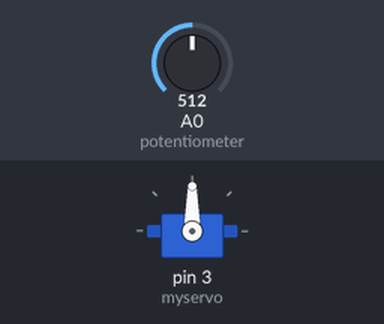
Bench run of a sketch on a simulated Arduino Uno, built with avr-gcc and run on an emulated ATmega328P. Parts: servo. The test bench sets the inputs (shaded band); at power-on: A0 (potentiometer) = 512.

Above: at 1.2 s.
1.3 s: A0 (potentiometer) set to 716
At 2.2 s:
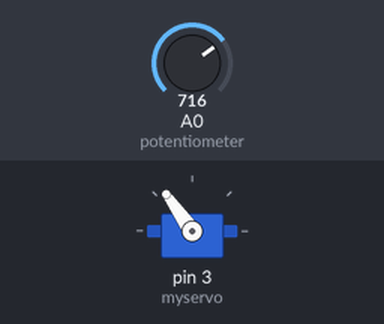
2.8 s: A0 (potentiometer) set to 900
At 3.4 s:
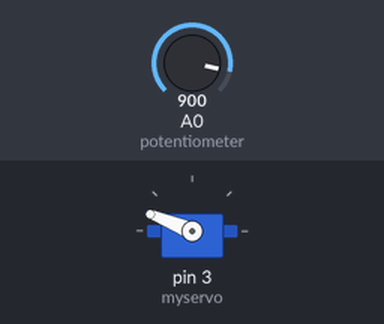
4.3 s: A0 (potentiometer) set to 1023
At 5.5 s:
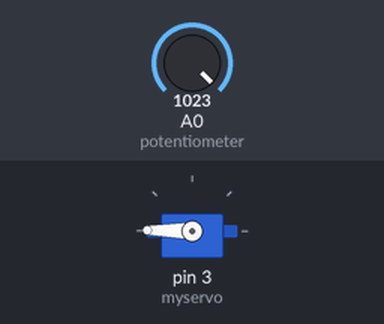
5.8 s: A0 (potentiometer) set to 306
At 6.8 s:
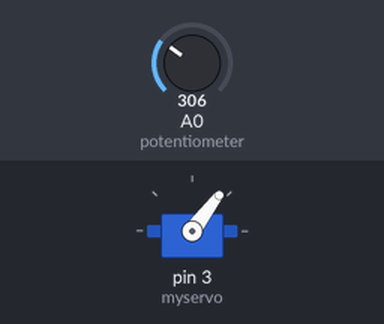
7.3 s: A0 (potentiometer) set to 122
At 8.0 s:
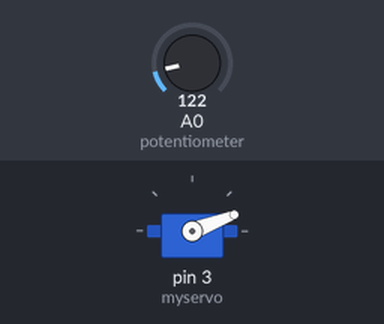
Timing chart, 0 to 9.8 s (numbered marks = the images above; inputs shaded):
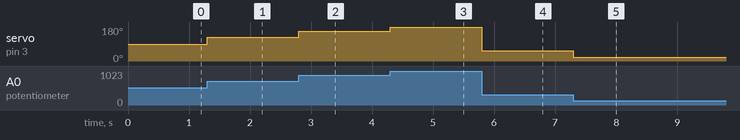

Measured:
- after the input at 1.3 s, servo on pin 3 (myservo): 90° → 125° at once
- after the input at 2.8 s, servo on pin 3 (myservo): 125° → 158° at once
- after the input at 4.3 s, servo on pin 3 (myservo): 158° → 179° at once
- after the input at 5.8 s, servo on pin 3 (myservo): 179° → 53° at once
- after the input at 7.3 s, servo on pin 3 (myservo): 53° → 21° at once

The sketch:

ShortStudy3.ino
```cpp
#include <Servo.h>

int val;

Servo myservo;

void setup(){

  Serial.begin(9600);
  myservo.attach(3); // assign servo on pin 9
}

void loop(){

  val = analogRead(A0); // read potentiometer
  val= map(val, 0, 1024, 0 , 180); // map in 0 t0 180
  myservo.write(val);  //sends values to my servo
  //delay(100);
}
```
